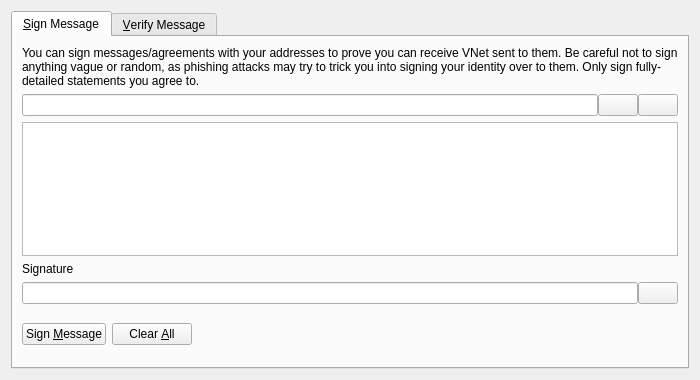
<?xml version="1.0" encoding="UTF-8"?>
<ui version="4.0">
 <class>SignVerifyMessageDialog</class>
 <widget class="QDialog" name="SignVerifyMessageDialog">
  <property name="geometry">
   <rect>
    <x>0</x>
    <y>0</y>
    <width>700</width>
    <height>380</height>
   </rect>
  </property>
  <property name="windowTitle">
   <string>Signatures - Sign / Verify a Message</string>
  </property>
  <property name="modal">
   <bool>true</bool>
  </property>
  <layout class="QVBoxLayout" name="verticalLayout">
   <item>
    <widget class="QTabWidget" name="tabWidget">
     <property name="currentIndex">
      <number>0</number>
     </property>
     <widget class="QWidget" name="tabSignMessage">
      <attribute name="title">
       <string>&amp;Sign Message</string>
      </attribute>
      <layout class="QVBoxLayout" name="verticalLayout_SM">
       <item>
        <widget class="QLabel" name="infoLabel_SM">
         <property name="text">
          <string>You can sign messages/agreements with your addresses to prove you can receive VNet sent to them. Be careful not to sign anything vague or random, as phishing attacks may try to trick you into signing your identity over to them. Only sign fully-detailed statements you agree to.</string>
         </property>
         <property name="textFormat">
          <enum>Qt::PlainText</enum>
         </property>
         <property name="wordWrap">
          <bool>true</bool>
         </property>
        </widget>
       </item>
       <item>
        <layout class="QHBoxLayout" name="horizontalLayout_1_SM">
         <property name="spacing">
          <number>0</number>
         </property>
         <item>
          <widget class="QValidatedLineEdit" name="addressIn_SM">
           <property name="toolTip">
            <string>The VNet address to sign the message with</string>
           </property>
          </widget>
         </item>
         <item>
          <widget class="QPushButton" name="addressBookButton_SM">
           <property name="toolTip">
            <string>Choose previously used address</string>
           </property>
           <property name="text">
            <string/>
           </property>
           <property name="shortcut">
            <string>Alt+A</string>
           </property>
           <property name="autoDefault">
            <bool>false</bool>
           </property>
          </widget>
         </item>
         <item>
          <widget class="QPushButton" name="pasteButton_SM">
           <property name="toolTip">
            <string>Paste address from clipboard</string>
           </property>
           <property name="text">
            <string/>
           </property>
           <property name="shortcut">
            <string>Alt+P</string>
           </property>
           <property name="autoDefault">
            <bool>false</bool>
           </property>
          </widget>
         </item>
        </layout>
       </item>
       <item>
        <widget class="QPlainTextEdit" name="messageIn_SM">
         <property name="toolTip">
          <string>Enter the message you want to sign here</string>
         </property>
        </widget>
       </item>
       <item>
        <widget class="QLabel" name="signatureLabel_SM">
         <property name="text">
          <string>Signature</string>
         </property>
         <property name="textFormat">
          <enum>Qt::PlainText</enum>
         </property>
        </widget>
       </item>
       <item>
        <layout class="QHBoxLayout" name="horizontalLayout_2_SM">
         <property name="spacing">
          <number>0</number>
         </property>
         <item>
          <widget class="QLineEdit" name="signatureOut_SM">
           <property name="font">
            <font>
             <italic>true</italic>
            </font>
           </property>
           <property name="readOnly">
            <bool>true</bool>
           </property>
          </widget>
         </item>
         <item>
          <widget class="QPushButton" name="copySignatureButton_SM">
           <property name="toolTip">
            <string>Copy the current signature to the system clipboard</string>
           </property>
           <property name="text">
            <string/>
           </property>
           <property name="autoDefault">
            <bool>false</bool>
           </property>
          </widget>
         </item>
        </layout>
       </item>
       <item>
        <layout class="QHBoxLayout" name="horizontalLayout_3_SM">
         <item>
          <widget class="QPushButton" name="signMessageButton_SM">
           <property name="toolTip">
            <string>Sign the message to prove you own this VNet address</string>
           </property>
           <property name="text">
            <string>Sign &amp;Message</string>
           </property>
           <property name="autoDefault">
            <bool>false</bool>
           </property>
          </widget>
         </item>
         <item>
          <widget class="QPushButton" name="clearButton_SM">
           <property name="toolTip">
            <string>Reset all sign message fields</string>
           </property>
           <property name="text">
            <string>Clear &amp;All</string>
           </property>
           <property name="autoDefault">
            <bool>false</bool>
           </property>
          </widget>
         </item>
         <item>
          <spacer name="horizontalSpacer_1_SM">
           <property name="orientation">
            <enum>Qt::Horizontal</enum>
           </property>
           <property name="sizeHint" stdset="0">
            <size>
             <width>40</width>
             <height>48</height>
            </size>
           </property>
          </spacer>
         </item>
         <item>
          <widget class="QLabel" name="statusLabel_SM">
           <property name="font">
            <font>
             <weight>75</weight>
             <bold>true</bold>
            </font>
           </property>
           <property name="text">
            <string/>
           </property>
           <property name="wordWrap">
            <bool>true</bool>
           </property>
          </widget>
         </item>
         <item>
          <spacer name="horizontalSpacer_2_SM">
           <property name="orientation">
            <enum>Qt::Horizontal</enum>
           </property>
           <property name="sizeHint" stdset="0">
            <size>
             <width>40</width>
             <height>48</height>
            </size>
           </property>
          </spacer>
         </item>
        </layout>
       </item>
      </layout>
     </widget>
     <widget class="QWidget" name="tabVerifyMessage">
      <attribute name="title">
       <string>&amp;Verify Message</string>
      </attribute>
      <layout class="QVBoxLayout" name="verticalLayout_VM">
       <item>
        <widget class="QLabel" name="infoLabel_VM">
         <property name="text">
          <string>Enter the receiver's address, message (ensure you copy line breaks, spaces, tabs, etc. exactly) and signature below to verify the message. Be careful not to read more into the signature than what is in the signed message itself, to avoid being tricked by a man-in-the-middle attack. Note that this only proves the signing party receives with the address, it cannot prove sendership of any transaction!</string>
         </property>
         <property name="textFormat">
          <enum>Qt::PlainText</enum>
         </property>
         <property name="alignment">
          <set>Qt::AlignLeading|Qt::AlignLeft|Qt::AlignTop</set>
         </property>
         <property name="wordWrap">
          <bool>true</bool>
         </property>
        </widget>
       </item>
       <item>
        <layout class="QHBoxLayout" name="horizontalLayout_1_VM">
         <property name="spacing">
          <number>0</number>
         </property>
         <item>
          <widget class="QValidatedLineEdit" name="addressIn_VM">
           <property name="toolTip">
            <string>The VNet address the message was signed with</string>
           </property>
          </widget>
         </item>
         <item>
          <widget class="QPushButton" name="addressBookButton_VM">
           <property name="toolTip">
            <string>Choose previously used address</string>
           </property>
           <property name="text">
            <string/>
           </property>
           <property name="shortcut">
            <string>Alt+A</string>
           </property>
           <property name="autoDefault">
            <bool>false</bool>
           </property>
          </widget>
         </item>
        </layout>
       </item>
       <item>
        <widget class="QPlainTextEdit" name="messageIn_VM"/>
       </item>
       <item>
        <widget class="QValidatedLineEdit" name="signatureIn_VM"/>
       </item>
       <item>
        <layout class="QHBoxLayout" name="horizontalLayout_2_VM">
         <item>
          <widget class="QPushButton" name="verifyMessageButton_VM">
           <property name="toolTip">
            <string>Verify the message to ensure it was signed with the specified VNet address</string>
           </property>
           <property name="text">
            <string>Verify &amp;Message</string>
           </property>
           <property name="autoDefault">
            <bool>false</bool>
           </property>
          </widget>
         </item>
         <item>
          <widget class="QPushButton" name="clearButton_VM">
           <property name="toolTip">
            <string>Reset all verify message fields</string>
           </property>
           <property name="text">
            <string>Clear &amp;All</string>
           </property>
           <property name="autoDefault">
            <bool>false</bool>
           </property>
          </widget>
         </item>
         <item>
          <spacer name="horizontalSpacer_1_VM">
           <property name="orientation">
            <enum>Qt::Horizontal</enum>
           </property>
           <property name="sizeHint" stdset="0">
            <size>
             <width>40</width>
             <height>48</height>
            </size>
           </property>
          </spacer>
         </item>
         <item>
          <widget class="QLabel" name="statusLabel_VM">
           <property name="font">
            <font>
             <weight>75</weight>
             <bold>true</bold>
            </font>
           </property>
           <property name="text">
            <string/>
           </property>
           <property name="wordWrap">
            <bool>true</bool>
           </property>
          </widget>
         </item>
         <item>
          <spacer name="horizontalSpacer_2_VM">
           <property name="orientation">
            <enum>Qt::Horizontal</enum>
           </property>
           <property name="sizeHint" stdset="0">
            <size>
             <width>40</width>
             <height>48</height>
            </size>
           </property>
          </spacer>
         </item>
        </layout>
       </item>
      </layout>
     </widget>
    </widget>
   </item>
  </layout>
 </widget>
 <customwidgets>
  <customwidget>
   <class>QValidatedLineEdit</class>
   <extends>QLineEdit</extends>
   <header>qvalidatedlineedit.h</header>
  </customwidget>
 </customwidgets>
 <resources>
  <include location="../vnet.qrc"/>
 </resources>
 <connections/>
</ui>
